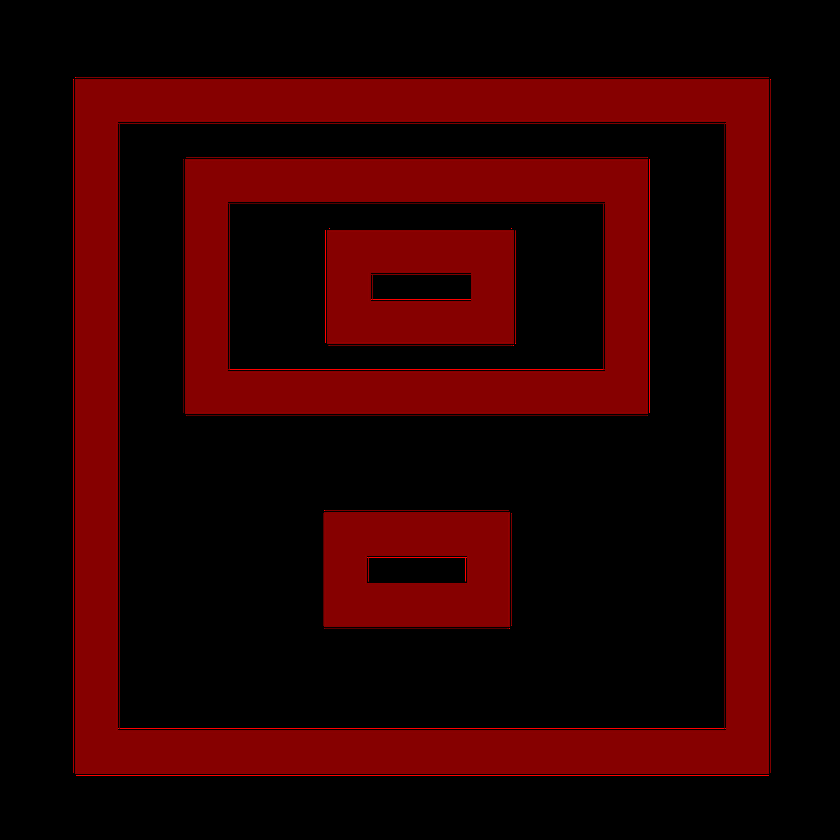
#> input picture Computer_vision/16_contr_zip/png/hierarchy.png, 840 x 840 px, shrunk from 1250 x 1250 before the run
$ python contour_hierrachy.py
#> lines starting #> are read from the running program, lines starting #| are printed output that depends on the picture; after the words box and inside, x2 and y2 are one past the last pixel; in counts of white or black regions, pixels touching at a corner belong together
import cv2

image = cv2.imread("png/hierarchy.png")
#> image is the input picture: shape (840, 840, 3); mean B, G, R 0, 0, 40.8


gray = cv2.cvtColor(image, cv2.COLOR_BGR2GRAY)
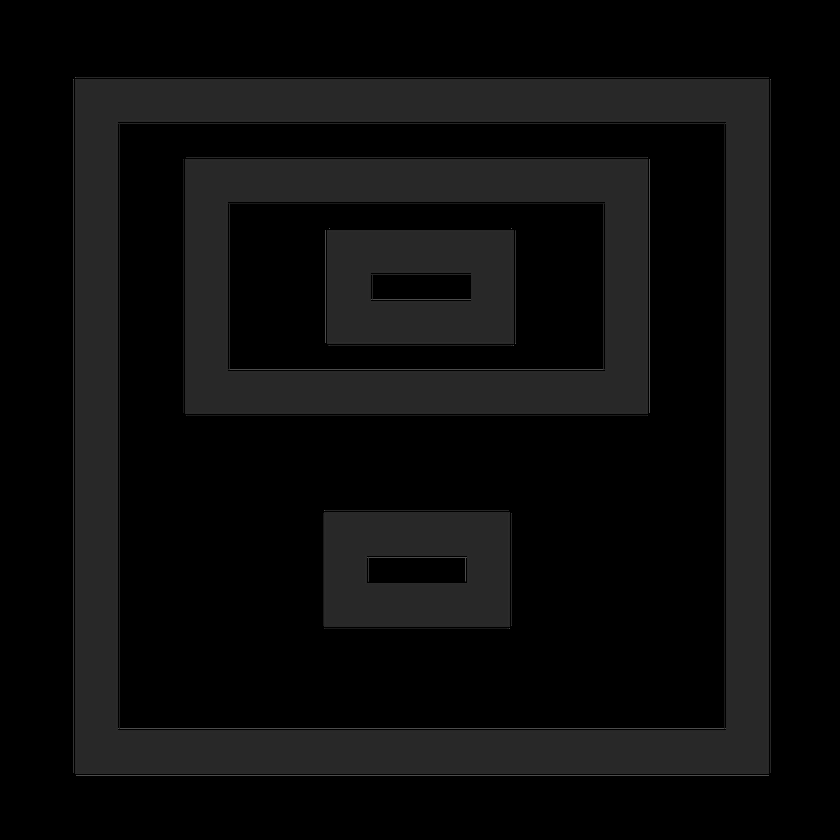
#> gray: shape (840, 840); min 0, max 76, mean 12.2
ret, thresh = cv2.threshold(gray, 10, 255, cv2.THRESH_BINARY)
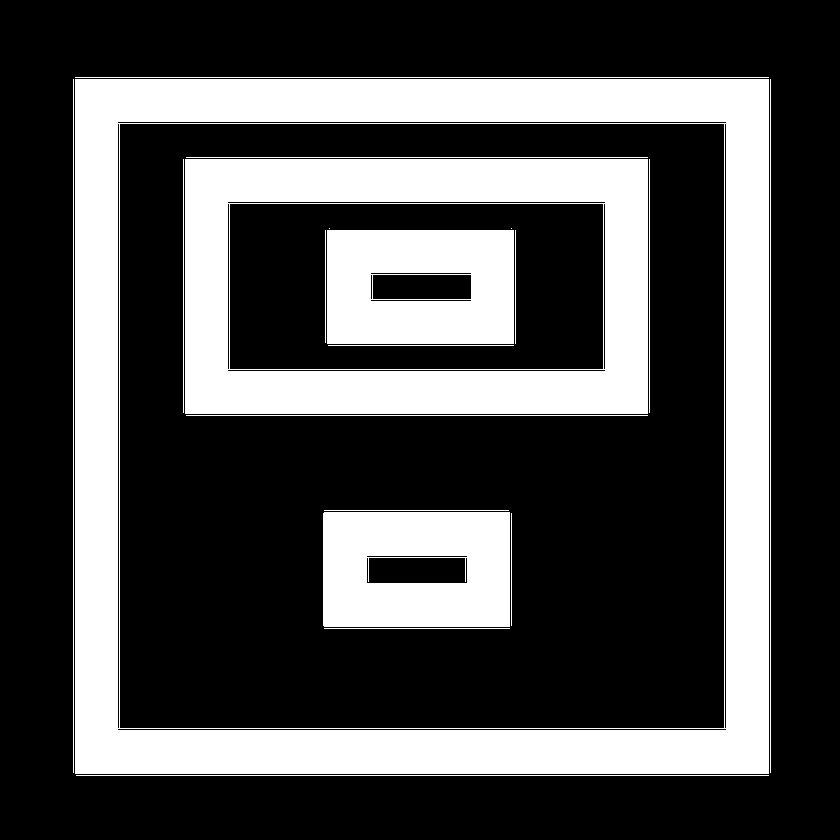
#> thresh: shape (840, 840); 30.2% white; 20 white regions (2 under 20 px)
contours, hierarchy = cv2.findContours(thresh, cv2.RETR_TREE, cv2.CHAIN_APPROX_SIMPLE)
#> contours = 36 contours, 16 with area under 20; largest, box (x1, y1, x2, y2) and area: (75, 79, 769, 774) 480942, (119, 123, 725, 729) 366023, (185, 159, 648, 414) 117348, (229, 203, 604, 370) 62082, (323, 512, 510, 627) 21203
arrow = contours[0]
#> arrow = [[76, 775], [768, 775]]

print(hierarchy)  # [next, previous, first_child, parent]
#> (printed output is left out)

for i, contour in enumerate(contours):
    cv2.putText(
        image,
        f"{hierarchy[0, i]}",
        contour[0, 0],
        cv2.FONT_HERSHEY_SIMPLEX,
        0.7,
        (0, 255, 0),
        2,
    )
#> this loop made 36 passes
#> contour on passes 1, 2, 3, 7, 8, 12, 13, 14, 15, 19, 20, 21: [[76, 775], [768, 775]], [[770, 79], [770, 772]], [[75, 79], [75, 773], [768, 773], [768, 79]], [[324, 628], [509, 628]], [[511, 513], [511, 625]], [[324, 510], [508, 510]], [[186, 415], [647, 415]], [[649, 159], [649, 412]], [[185, 159], [185, 413], [647, 413], [647, 159]], [[328, 345], [513, 345]], [[515, 230], [515, 343]], [[327, 230], [327, 343], [513, 343], [513, 230]]
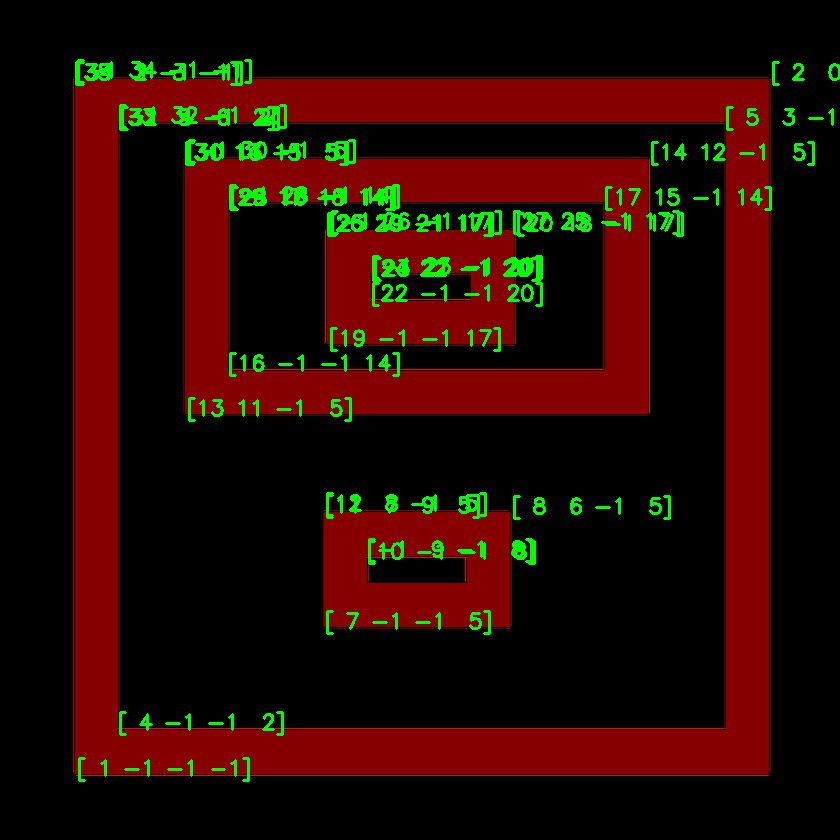
#> image: shape (840, 840, 3); 3.19% of pixels changed, all inside (x1, y1, x2, y2) = (75, 59, 840, 782)

cv2.drawContours(image, contours, 0, (255, 0, 0), 3)
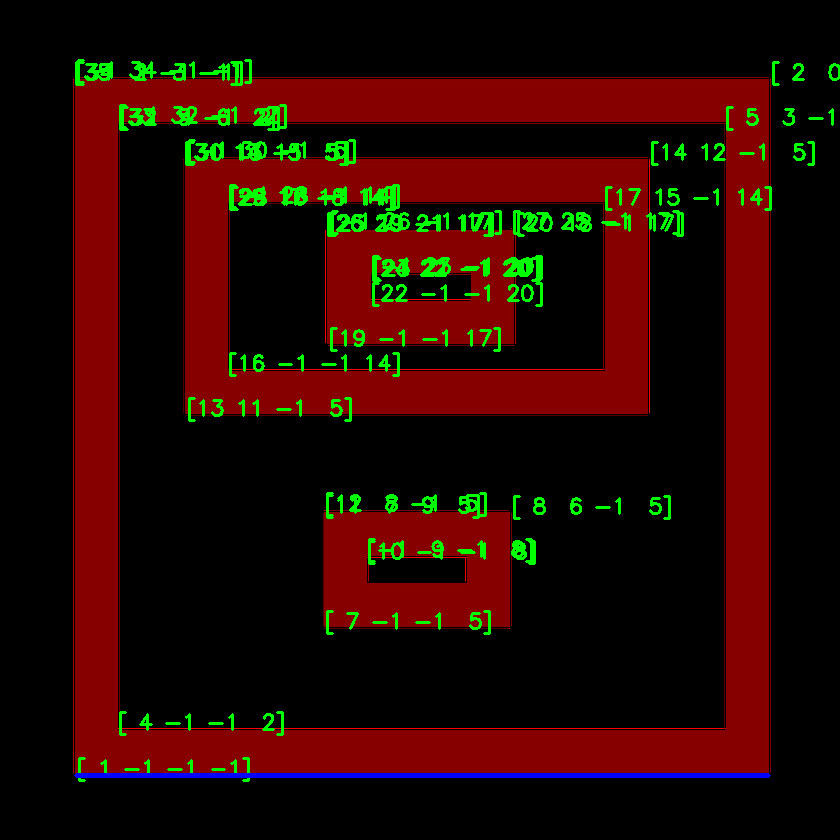
#> image: shape (840, 840, 3); 0.49% of pixels changed, all inside (x1, y1, x2, y2) = (74, 773, 771, 778)

cv2.namedWindow("Hierrachy", cv2.WINDOW_GUI_NORMAL)
cv2.imshow("Hierrachy", image)
cv2.waitKey()
cv2.destroyAllWindows()
